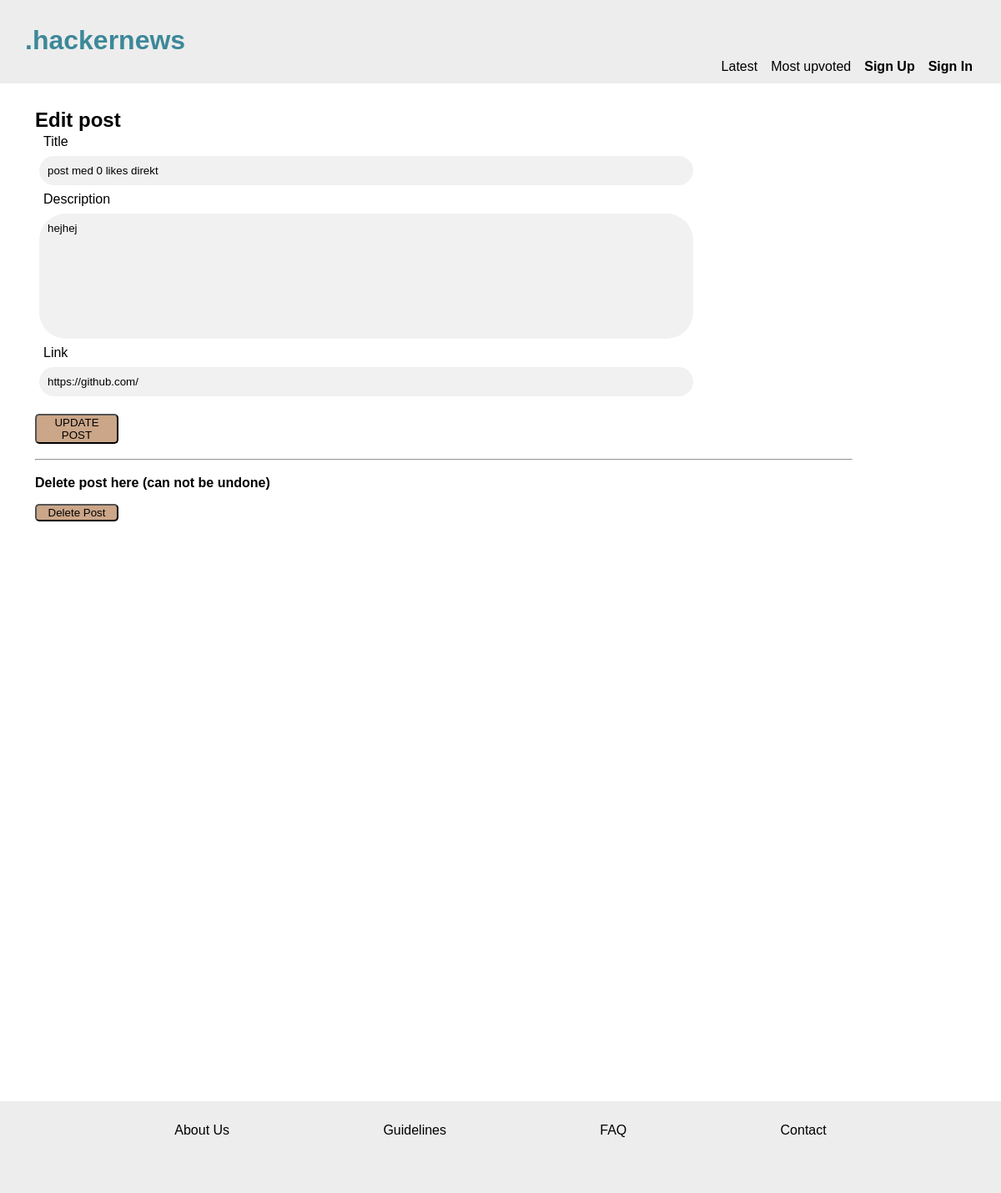
/editPost.php?post_id=7, run on the app's committed database.
### tables this page shows
CREATE TABLE posts (
	id INTEGER PRIMARY KEY, 
	users_id INT NOT NULL, 
	author VARCHAR NOT NULL, 
	title VARCHAR, 
	description VARCHAR, 
	link VARCHAR, 
	upvotes INT, 
	published TIMESTAMP NOT NULL,  
	FOREIGN KEY (users_id) REFERENCES users( id), 
	FOREIGN KEY (author) REFERENCES users(username));

### app/functions.php (called while the page is built, shortened)
<?php
function getOnePost(PDO $pdo, int $post_id)
{
    $statement = $pdo->prepare('SELECT * FROM posts WHERE id = :post_id');
    $statement->bindParam(':post_id', $post_id, PDO::PARAM_INT);
    $statement->execute();
    $post = $statement->fetchAll(PDO::FETCH_ASSOC);
    return $post[0];
}

### editPost.php (the view, shortened to what this page needs)
<?php
require __DIR__ . '/app/autoload.php';
require __DIR__ . '/views/header.php';
$post_id = (int)$_GET['post_id'];
$post = getOnePost($pdo, $post_id);
?>
<div class="boxXL">
<main>
    <section class="postForm formContainer">
        <h2>Edit post</h2>
        <form action="app/posts/updatePost.php" method="post">
            <label for="title">Title</label>
            <textarea type="text" name="title" placeholder="..." required style="max-height: 35px;"><?= $post['title'] ?></textarea>
            <label for="info">Description</label>
            <textarea type="text" name="info" placeholder="..."><?= $post['description'] ?></textarea>
            <label for="link">Link</label>
            <textarea type="text" name="link" placeholder="..." required style="max-height: 35px;"><?= $post['link'] ?></textarea>
            <button type="submit" name="submit">UPDATE POST</button>
        </form>
        <br>
        <hr>
        <br>
        <h4>Delete post here (can not be undone)</h4>
        <form action="app/posts/deletePost.php" method="post">
        <button type="submit" name="delete">Delete Post</button>
        </form>
    </section>
</main>
</div>
<?php require __DIR__ . '/views/footer.php'; ?>

### assets/css/global.css (style rules this page uses)
* { box-sizing: border-box; margin: 0; font-family: Arial, Helvetica, sans-serif; }
body { height: 100%; width: 100%; }
:root { --header-footer-bg: rgb(237, 237, 237); --main-bg: rgb(237, 237, 237); --btn: rgb(203, 166, 136); --btn-dark: rgb(170, 139, 114); --title-heading: rgb(60, 136, 153); }

### assets/css/index.css (style rules this page uses)
.boxXL { margin: 2rem; min-height: 100vh; z-index: 1; max-width: 1000px; margin-top: 120px; }

### assets/css/forms.css (style rules this page uses)
.formContainer { display: flex; flex-direction: column; padding: 10px; margin-bottom: 2rem; }
form { display: flex; flex-direction: column; line-height: 1.5rem; }
.formContainer textarea { width: 80%; padding: 10px; margin: 5px; border: none; border-radius: 2rem; background-color: #f1f1f1; resize: none; height: 150px; outline: none; }
button { border-radius: 5px; max-width: 100px; background-color: var(--btn); margin-top: 1rem; }
.formContainer label { font-size: medium; margin-left: 10px; }

### data on the page
posts: title "post med 0 likes direkt", info "hejhej", link "https://github.com/"
